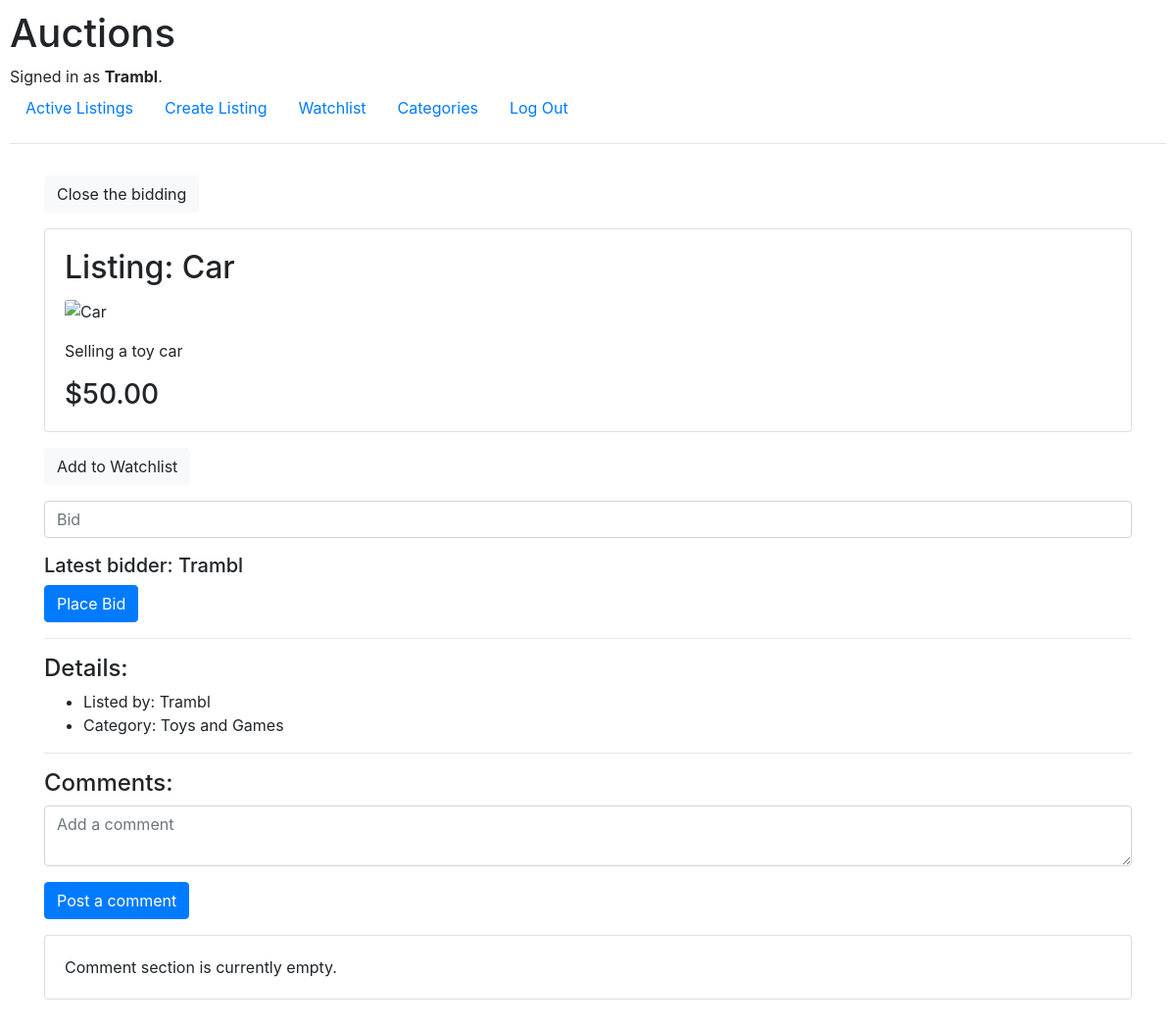
The page /17/Car (signed in) on the database its author committed.
### auctions/models.py (models this page shows, shortened)
class User(AbstractUser):
    pass

class Listing(models.Model):
    title = models.CharField(max_length=64)
    description = models.TextField()
    starting_bid = models.DecimalField(max_digits=19, decimal_places=2)
    current_bid = models.DecimalField(max_digits=19, decimal_places=2, default=0)  # Add a field to track the current highest bid
    url = models.URLField(max_length=500, blank=True)
    category = models.ForeignKey(Category, on_delete=models.CASCADE, related_name="listings")
    created_by = models.ForeignKey(User, on_delete=models.CASCADE, related_name="created_listings")
    closed = models.BooleanField(default=False)  # Add a field to track if the listing is closed

class Category(models.Model):
    category = models.CharField(unique=True, max_length=64)
    def __str__(self):
        return self.category

### auctions/views.py (the view)
# urls.py: path("<int:listing_id>/<str:listing_title>", views.listing_details, name="listing_details"),
def listing_details(request, listing_id, listing_title):
    listing = Listing.objects.get(id=listing_id)
    comments = Comment.objects.filter(listing=listing).order_by('-timestamp')
    try:
        watchlist_entry_exists = Watchlist.objects.filter(user=request.user, listing=listing).exists()
    except:
        watchlist_entry_exists = False
    lattest_bid_user = util.get_highest_bid(listing)
    print("lattest_bid_user:", lattest_bid_user)  # Add this line for debugging
    if lattest_bid_user == "No bids made so far.":
        listing_winner = "No bids made so far."
    elif lattest_bid_user == request.user:
        listing_winner = "Congrats. You're the winner on this listing."
    else:
        listing_winner = f"Bidding is closed. The winner is: {lattest_bid_user}"
    print("request.user:", request.user)  # Add this line for debugging
    if request.method == "POST":
        bid_submitted = round(float(request.POST.get("Bid")), 2)
        message, allert_type = util.post_bid(request.user, listing, bid_submitted)
        lattest_bid_user = util.get_highest_bid(listing)
        return render(request, "auctions/listing.html", {
        "listing": listing,
        "watchlist_entry_exists": watchlist_entry_exists,
        "message": message,
        "allert_type": allert_type,
        "listing_winner": listing_winner,
        "bid_status": lattest_bid_user,
        "creator": request.user == listing.created_by,
        "listing_status": listing.closed,
        "comments": comments,
        })
    else:
        return render(request, "auctions/listing.html", {
            "listing": listing,
            "watchlist_entry_exists": watchlist_entry_exists,
            "bid_status": lattest_bid_user,
            "listing_winner": listing_winner,
            "creator": request.user == listing.created_by,
            "listing_status": listing.closed,
            "comments": comments,
        })

### auctions/util.py (called while the page is built)
def get_highest_bid(listing):
    try:
        highest_bid = Bid.objects.filter(listing=listing).order_by('-bid_amount').first()
        if highest_bid:
            return highest_bid.user
        else:
            return "No bids made so far."
    except Bid.DoesNotExist:
        return "No bids made so far."

### auctions/templates/auctions/listing.html (shortened to what this page needs)
{% extends "auctions/layout.html" %}
{% load humanize %}
{% block body %}
<div class="container">
    <div class="row">
        <div class="col-md-12">
            {% if creator %}
                {% if listing_status %}
                    <div class="mt-3">
                        <a href="{% url 'bid_close' listing_id=listing.id listing_title=listing.title %}" class="btn btn-light">Open the bidding</a>
                    </div>
                {% else %}
                    <div class="mt-3">
                        <a href="{% url 'bid_close' listing_id=listing.id listing_title=listing.title %}" class="btn btn-light">Close the bidding</a>
                    </div>
                {% endif %}
            {% endif %}
            <div class="card mt-3">
                <div class="card-body">
                    <h2 class="card-title"> Listing: {{ listing.title|capfirst }}</h2>
                    {% if listing.url %}
                    <div class="mb-3">
                        <img src="{{ listing.url }}" class="card-img" alt="{{ listing.title }}">
                    </div>
                    {% endif %}
                    <p class="card-text">{{ listing.description|capfirst }}</p>
                    <h3 class="card-text">${{ listing.current_bid|intcomma }}</h3>
                </div>
            </div>
            {% if request.user.is_authenticated %}
                {% if watchlist_entry_exists %}
                <div class="mt-3">
                    <a href="{% url 'watchlist_action' listing_id=listing.id listing_title=listing.title %}" class="btn btn-light">Remove from Watchlist</a>
                </div>
                {% else %}
                <div class="mt-3">
                    <a href="{% url 'watchlist_action' listing_id=listing.id listing_title=listing.title %}" class="btn btn-light">Add to Watchlist</a>
                </div>
                {% endif %}
                {% if not listing_status %}
                <form action="{% url 'listing_details' listing_id=listing.id listing_title=listing.title %}" method="POST" class="mt-3">
                    <div class="form-group">
                        <input class="form-control" autofocus step="0.01" type="number" name="Bid" placeholder="Bid" required>
                    </div>
                    <h5>Latest bidder: {{ bid_status }}</h5>
                    <button class="btn btn-primary" type="submit">Place Bid</button>
                </form>
                {% endif %}
                <hr>
                <h4>Details:</h4>
                <ul>
                    <li>Listed by: {{ listing.created_by }}</li>
                    <li>Category: {{ listing.category }}</li>
                </ul>
            {% else %}
                <p class="mt-3">Please <a href="{% url 'login' %}">Log In</a> to be able to place a bid and post a comment.</p>
            {% endif %}
            <hr>
            <h4>Comments:</h4>
            {% if request.user.is_authenticated %}
            <form action="{% url 'comment_post' listing_id=listing.id listing_title=listing.title %}" method="POST">
                <div class="form-group resizable-textarea">
                    <textarea class="form-control" name="comment" placeholder="Add a comment" required></textarea>
                </div>
                <input class="btn btn-primary" type="submit" value="Post a comment">
            </form>
            {% endif %}
            {% if not comments %}
            <div class="card my-3">
                <div class="card-body">
                    <p class="card-text">Comment section is currently empty.</p>
                </div>
            </div>
            {% endif %}
        </div>
    </div>
</div>
{% endblock %}

### auctions/templates/auctions/layout.html (shortened to what this page needs)
{% load static %}
<!DOCTYPE html>
<html lang="en">
    <head>
        <link rel="stylesheet" href="https://stackpath.bootstrapcdn.com/bootstrap/4.4.1/css/bootstrap.min.css">
        <link href="{% static 'auctions/styles.css' %}" rel="stylesheet">
    </head>
    <body>
        <h1>Auctions</h1>
        <div>
            {% if user.is_authenticated %}
                Signed in as <strong>{{ user.username }}</strong>.
            {% else %}
                Not signed in.
            {% endif %}
        </div>
        <ul class="nav">
            <li class="nav-item">
                <a class="nav-link" href="{% url 'index' %}">Active Listings</a>
            </li>
            {% if user.is_authenticated %}
                <li class="nav-item">
                    <a class="nav-link" href="{% url 'create_listing' %}">Create Listing</a>
                </li>
                <li class="nav-item">
                    <a class="nav-link" href="{% url 'watchlist' %}">Watchlist</a>
                </li>
                <li class="nav-item">
                    <a class="nav-link" href="{% url 'categories' %}">Categories</a>
                </li>
                <li class="nav-item">
                    <a class="nav-link" href="{% url 'logout' %}">Log Out</a>
                </li>
            {% endif %}
        </ul>
        <hr>
        {% block body %}
        {% endblock %}
    </body>
</html>

### auctions/static/auctions/styles.css (style rules this page uses)
body { padding: 10px; }

### rows shown on the page
User: username "Trambl"
Listing: title "Car", description "Selling a toy car", current_bid "50.00", created_by "Trambl", category "Toys and Games"
